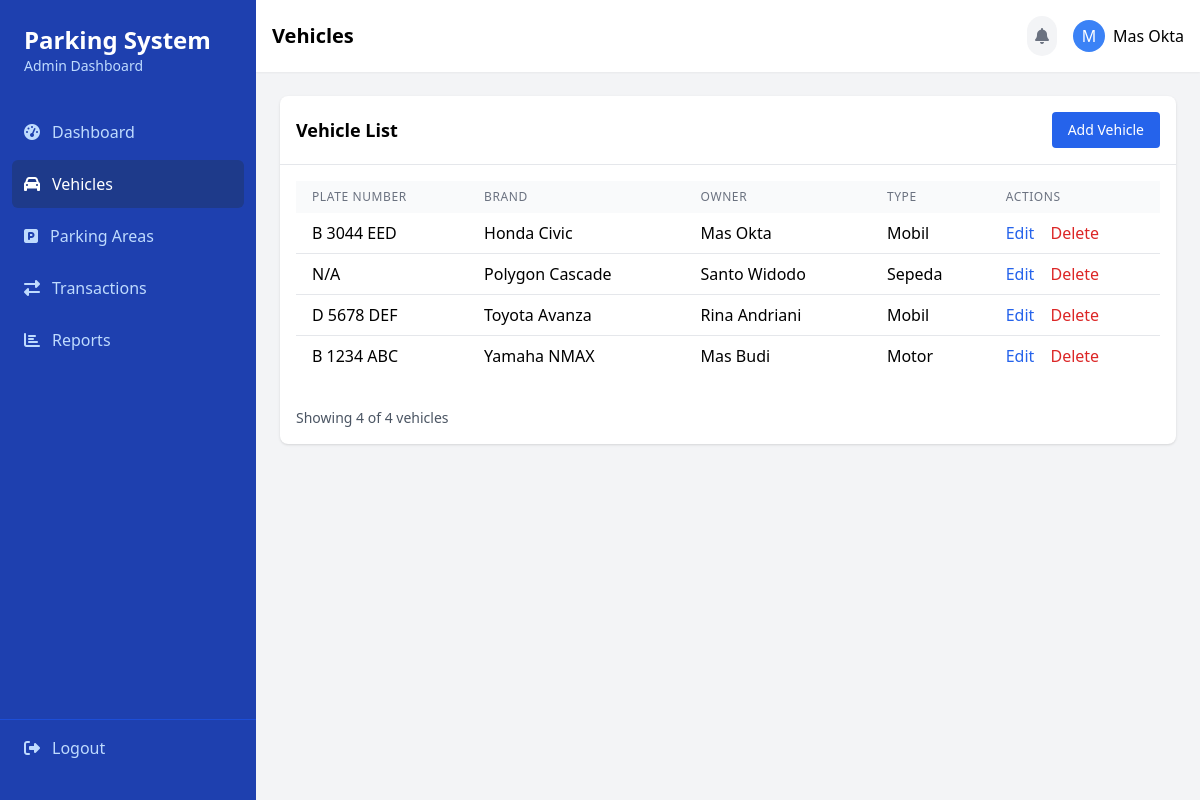
The app's page /dash/vehicles.php (signed in) with its own data.
### tables this page shows
CREATE TABLE `kendaraan` (
  `id` int(11) NOT NULL,
  `merk` varchar(30) NOT NULL,
  `pemilik` varchar(40) NOT NULL,
  `nopol` varchar(20) NOT NULL,
  `thn_beli` int(11) NOT NULL,
  `deskripsi` varchar(200) NOT NULL,
  `jenis_kendaraan_id` int(11) NOT NULL,
  `user_id` int(11) DEFAULT NULL
);

CREATE TABLE `jenis` (
  `id` int(11) NOT NULL,
  `nama` varchar(20) NOT NULL
);

### class/Vehicle.php (called while the page is built, shortened)
<?php
class Vehicle
{
     private $conn;
     public function __construct($dbConnection)
     {
          $this->conn = $dbConnection;
     }
     public function getVehicles($limit = 10, $offset = 0)
     {
          $sql = "SELECT k.id, k.nopol, k.merk, k.pemilik, j.nama as jenis_nama
                FROM kendaraan k
                JOIN jenis j ON k.jenis_kendaraan_id = j.id
                ORDER BY k.id DESC
                LIMIT ? OFFSET ?";
          $stmt = $this->conn->prepare($sql);
          $stmt->bind_param("ii", $limit, $offset);
          $stmt->execute();
          $result = $stmt->get_result();
          $vehicles = [];
          while ($row = $result->fetch_assoc()) {
               $vehicles[] = $row;
          }
          return $vehicles;
     }
     public function getTotalVehicles()
     {
          $sql = "SELECT COUNT(*) as total FROM kendaraan";
          $result = $this->conn->query($sql);
          return $result ? ($result->fetch_assoc()['total'] ?? 0) : 0;
     }
}

### dash/vehicles.php (the view, shortened to what this page needs)
<?php
include_once '../koneksi.php';
include_once '../class/Vehicle.php';
$vehicle = new Vehicle($conn);
$limit = 10;
$page = isset($_GET['page']) ? (int)$_GET['page'] : 1;
$offset = ($page - 1) * $limit;
$vehicles = $vehicle->getVehicles($limit, $offset);
$total_vehicles = $vehicle->getTotalVehicles();
?>
<!DOCTYPE html>
<html lang="en">
<head>
     <script src="https://cdn.tailwindcss.com"></script>
     <link href="https://cdnjs.cloudflare.com/ajax/libs/font-awesome/6.4.0/css/all.min.css" rel="stylesheet">
</head>
<body class="bg-gray-100">
     <div class="flex h-screen">
          <div id="sidebar" class="bg-blue-800 text-white w-64 py-6 flex flex-col fixed inset-y-0 left-0 transform -translate-x-full lg:translate-x-0 lg:static transition-transform duration-300 ease-in-out z-50">
               <div class="px-6 mb-8">
                    <h2 class="text-2xl font-bold">Parking System</h2>
                    <p class="text-sm text-blue-200">Admin Dashboard</p>
               </div>
               <nav class="flex-1 px-3">
                    <a href="dashboard.php" class="flex items-center px-3 py-3 text-blue-200 hover:bg-blue-700 rounded-md mb-1">
                         <i class="fas fa-tachometer-alt mr-3"></i>
                         <span>Dashboard</span>
                    </a>
                    <a href="vehicles.php" class="flex items-center px-3 py-3 bg-blue-900 rounded-md mb-1">
                         <i class="fas fa-car mr-3"></i>
                         <span>Vehicles</span>
                    </a>
                    <a href="parking-areas.php" class="flex items-center px-3 py-3 text-blue-200 hover:bg-blue-700 rounded-md mb-1">
                         <i class="fas fa-parking mr-3"></i>
                         <span>Parking Areas</span>
                    </a>
                    <a href="transactions.php" class="flex items-center px-3 py-3 text-blue-200 hover:bg-blue-700 rounded-md mb-1">
                         <i class="fas fa-exchange-alt mr-3"></i>
                         <span>Transactions</span>
                    </a>
                    <a href="reports.php" class="flex items-center px-3 py-3 text-blue-200 hover:bg-blue-700 rounded-md mb-1">
                         <i class="fas fa-chart-bar mr-3"></i>
                         <span>Reports</span>
                    </a>
               </nav>
               <div class="px-6 py-4 border-t border-blue-700">
                    <a href="../logout.php" class="flex items-center text-blue-200 hover:text-white">
                         <i class="fas fa-sign-out-alt mr-3"></i>
                         <span>Logout</span>
                    </a>
               </div>
          </div>
          <div class="flex-1 overflow-y-auto">
               <div class="bg-white shadow-sm p-4 flex justify-between items-center">
                    <h1 class="text-xl font-semibold">Vehicles</h1>
                    <div class="flex items-center space-x-4">
                         <button class="bg-gray-100 p-2 rounded-full">
                              <i class="fas fa-bell text-gray-500"></i>
                         </button>
                         <div class="flex items-center">
                              <div class="w-8 h-8 bg-blue-500 rounded-full flex items-center justify-center text-white">
                                   <span><?php echo strtoupper(substr($_SESSION['user_name'], 0, 1)); ?></span>
                              </div>
                              <span class="ml-2"><?php echo htmlspecialchars($_SESSION['user_name']); ?></span>
                         </div>
                    </div>
               </div>
               <div class="p-6">
                    <div class="bg-white rounded-lg shadow">
                         <div class="p-4 border-b border-gray-200 flex justify-between items-center">
                              <h2 class="text-lg font-semibold">Vehicle List</h2>
                              <button onclick="openModal('addVehicleModal')" class="bg-blue-600 text-white py-2 px-4 rounded hover:bg-blue-700 text-sm">Add Vehicle</button>
                         </div>
                         <div class="p-4 overflow-x-auto">
                              <table class="w-full">
                                   <thead class="bg-gray-50">
                                        <tr>
                                             <th class="px-4 py-2 text-left text-xs font-medium text-gray-500 uppercase tracking-wider">Plate Number</th>
                                             <th class="px-4 py-2 text-left text-xs font-medium text-gray-500 uppercase tracking-wider">Brand</th>
                                             <th class="px-4 py-2 text-left text-xs font-medium text-gray-500 uppercase tracking-wider">Owner</th>
                                             <th class="px-4 py-2 text-left text-xs font-medium text-gray-500 uppercase tracking-wider">Type</th>
                                             <th class="px-4 py-2 text-left text-xs font-medium text-gray-500 uppercase tracking-wider">Actions</th>
                                        </tr>
                                   </thead>
                                   <tbody class="bg-white divide-y divide-gray-200">
                                        <?php foreach ($vehicles as $row): ?>
                                             <tr>
                                                  <td class="px-4 py-2 whitespace-nowrap"><?php echo htmlspecialchars($row['nopol']); ?></td>
                                                  <td class="px-4 py-2 whitespace-nowrap"><?php echo htmlspecialchars($row['merk']); ?></td>
                                                  <td class="px-4 py-2 whitespace-nowrap"><?php echo htmlspecialchars($row['pemilik']); ?></td>
                                                  <td class="px-4 py-2 whitespace-nowrap"><?php echo htmlspecialchars($row['jenis_nama']); ?></td>
                                                  <td class="px-4 py-2 whitespace-nowrap">
                                                       <a href="?edit=<?php echo $row['id']; ?>" class="text-blue-600 hover:text-blue-800">Edit</a>
                                                       <form action="" method="POST" class="inline" onsubmit="return confirmDelete('delete_<?php echo $row['id']; ?>')">
                                                            <button type="submit" class="text-red-600 hover:text-red-800 ml-3">Delete</button>
                                                       </form>
                                                  </td>
                                             </tr>
                                        <?php endforeach; ?>
                                   </tbody>
                              </table>
                         </div>
                         <div class="p-4 flex justify-between items-center">
                              <span class="text-sm text-gray-600">Showing <?php echo count($vehicles); ?> of <?php echo $total_vehicles; ?> vehicles</span>
                         </div>
                    </div>
               </div>
          </div>
     </div>
</body>
</html>

### records on screen
kendaraan: nopol "B 3044 EED", merk "Honda Civic", pemilik "Mas Okta", jenis_kendaraan.nama "Mobil"
kendaraan: nopol "N/A", merk "Polygon Cascade", pemilik "Santo Widodo", jenis_kendaraan.nama "Sepeda"
kendaraan: nopol "D 5678 DEF", merk "Toyota Avanza", pemilik "Rina Andriani", jenis_kendaraan.nama "Mobil"
kendaraan: nopol "B 1234 ABC", merk "Yamaha NMAX", pemilik "Mas Budi", jenis_kendaraan.nama "Motor"

### other values on screen
substr($_SESSION['user_name'], 0, 1) "M"
$_SESSION['user_name'] "Mas Okta"
count($vehicles) "4"
$total_vehicles "4"
